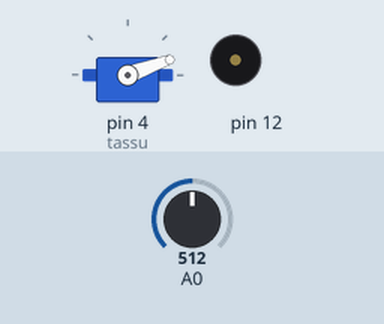
This sketch was run on a simulated Arduino Uno, built with avr-gcc and run on an emulated ATmega328P. On the bench: servo, buzzer (waves = sounding). The inputs (shaded band) are chosen by the test bench; at power-on: A0 = 512.

Above: at 3.2 s.
3.3 s: A0 set to 494
At 3.7 s:
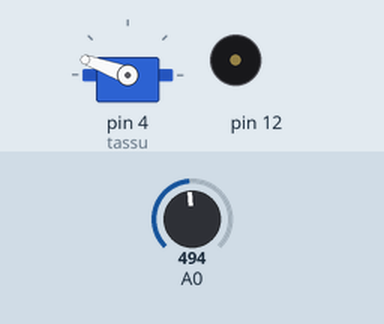
At 4.18 s:
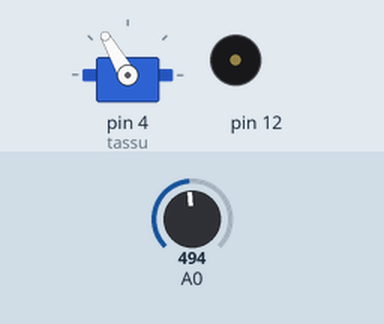
7.8 s: A0 set to 306
10.8 s: A0 set to 716
At 10.8 s:
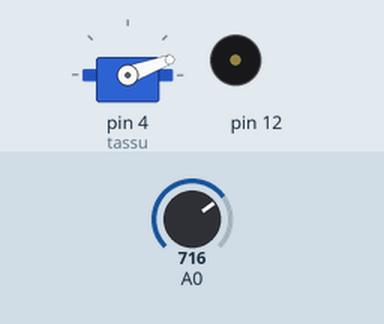
Timing chart, 0 to 13.3 s (numbered marks = the images above; inputs shaded):
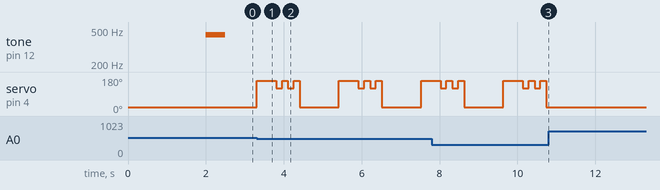

The sketch:

ohikulkijalle_vilkutus.ino
```cpp
// Nalle heilauttaa tassua, kun valon määrä alittaa asetetun kynnyksen.
// Kynnys säädetään ohjelman ensimmäisten sekuntien aikana senhetkisen valaistuksen perusteella.
// Ohikulkijan luoma varjo aiheuttaa valon määrän vähenemisen.
#include <Servo.h> // Sisällytä ohjelmaan kirjasto Servo.h

Servo tassu; // Luodaan servo-objekti tassun liikuttamiseksi.
int valovastuksen_arvo; // Luodaan muuttuja valovastuksen arvon tallentamiseksi.
int matalin_valovastuksen_arvo = 1023; // Luodaan muuttuja, joka on valaistuksen kynnys tassun heilauttamiseksi ja annetaan sille alkuarvo.

void setup() // Tehdään asetukset servolle ja lasketaan 2 sekunnin aikana valaistuksen kynnystä, jos se on oletusarvoa matalampi.
{
  tassu.attach(4); // Liitetään servo-objekti pinniin 4.
  tassu.write(20); // Käännetään servo asentoon 20 astetta.

  while (millis() < 2000) { // Niin kauan kuin aika ohjelman aloittamisesta on pienempi kuin 2000 millisekuntia,
    valovastuksen_arvo = analogRead(0); // tallennetaan valovastuksen muuttujan arvo yhtä suureksi kuin analogisen pinnin 0 arvo tällä hetkellä, ja
    if (valovastuksen_arvo < matalin_valovastuksen_arvo) { // jos valovastuksen muuttujan arvo on pienempi kuin kynnyksen muuttujan arvo,
     matalin_valovastuksen_arvo = valovastuksen_arvo; // kynnyksen muuttujan arvo lasketaan yhtä suureksi kuin valovastuksen muuttujan arvo.
    } // if-ehtolause päättyy
  } // Palataan while-silmukan alkuun, jos sen ehto on totta.
  matalin_valovastuksen_arvo = matalin_valovastuksen_arvo - 5; // Lasketaan kynnyksen muuttujan arvoa viidellä reagointiherkkyyden vähentämiseksi.

  tone(12, 440, 500); // Soita pinnissä 12 taajuudella 440 Hz (yksiviivainen a) 500 millisekuntia.
}

void loop() // Toista ikuisesti:
{
  valovastuksen_arvo = analogRead(0); // Tallennetaan valovastuksen muuttujan arvo yhtä suureksi kuin analogisen pinnin 0 arvo tällä hetkellä.

  if (valovastuksen_arvo < matalin_valovastuksen_arvo) { // Jos valovastuksen muuttuja on pienempi kuin kynnyksen muuttuja,
    tassu.write(160); // käännä tassu asentoon 160 astetta ja
    delay(500); // odota 500 millisekuntia.

    for(int i = 1; i <= 2; i++) { // Suorita kunnes muuttujan i (alkuarvo=1) arvo on pienempi tai yhtäsuuri kuin 2. Silmukan lopussa nosta i:n arvoa yhdellä.
      tassu.write(120); // Käännä tassu asentoon 120 astetta ja
      delay(150); // odota 150 millisekuntia.

      tassu.write(160); // Käännä tassu asentoon 160 astetta ja
      delay(150); // odota 150 millisekuntia.
    } // Nostetaan i:n arvoa yhdellä ja palataan for-silmukan alkuun, jos sen ehto on edelleen totta.

    tassu.write(20); // Käännä tassu asentoon 20 astetta ja
    delay(1000); // odota 1000 millisekuntia.
  } // if-ehtolause päättyy

  delay(10); // Odota 10 millisekuntia. Tämä on viive valovastuksen arvon lukemiselle. Muuten arvoa yritettäisiin lukea äärettömän nopeasti.
} // Palataan loop-silmukan alkuun.
```

Measured:
- the behaviour switches between 507 and 506 on A0 (found by bisection; images 0 and 1)
- after the input at 3.3 s, servo on pin 4 (tassu): 20° → 160° at once, → 120° 0.50 s later, → 160° 0.15 s later, → 120° 0.15 s later, … (13 changes in this stretch)
- after the input at 10.8 s, servo on pin 4 (tassu): stops changing and stays 20°
